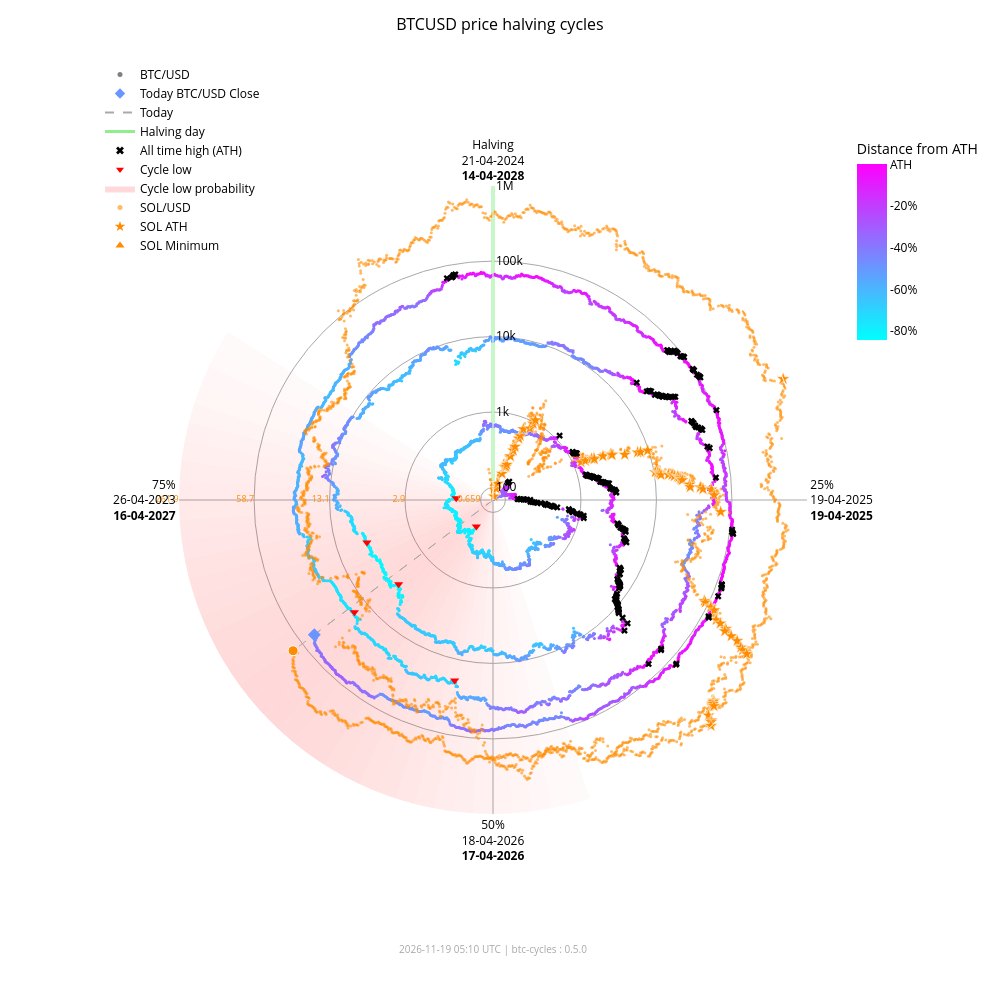

Source (notebook cell):
### Markdown cell above
### Interactive chart with overlay

### Code cell
fig_overlay_interactive = btc.plot(
    kind="interactive",
    from_date="2012-11-28",
    overlay=sol,
)
fig_overlay_interactive.show(config={"scrollZoom": True, "displayModeBar": True})

### Figure 1 — Plotly figure (JSON) as saved in the notebook; plotly's stock layout.template omitted (floating-point values rounded to 4 significant figures; data arrays with more than 128 entries replaced by an {"elided": "..."} marker saying what was removed)
{"data": [{"fill": "toself", "fillcolor": "rgba(255,0,0,0.018306980149439524)", "hoverinfo": "skip", "line": {"width": 0}, "mode": "lines", "r": [68.43, 1000000, 1000000, 68.43, 68.43], "showlegend": false, "theta": [162.0, 162.0, 165.6, 165.6, 162.0], "type": "scatterpolar"}, {"fill": "toself", "fillcolor": "rgba(255,0,0,0.02405911634527998)", "hoverinfo": "skip", "line": {"width": 0}, "mode": "lines", "r": [68.43, 1000000, 1000000, 68.43, 68.43], "showlegend": false, "theta": [165.6, 165.6, 169.2, 169.2, 165.6], "type": "scatterpolar"}, {"fill": "toself", "fillcolor": "rgba(255,0,0,0.030803449372254352)", "hoverinfo": "skip", "line": {"width": 0}, "mode": "lines", "r": [68.43, 1000000, 1000000, 68.43, 68.43], "showlegend": false, "theta": [169.2, 169.2, 172.8, 172.8, 169.2], "type": "scatterpolar"}, {"fill": "toself", "fillcolor": "rgba(255,0,0,0.03847233586005252)", "hoverinfo": "skip", "line": {"width": 0}, "mode": "lines", "r": [68.43, 1000000, 1000000, 68.43, 68.43], "showlegend": false, "theta": [172.8, 172.8, 176.4, 176.4, 172.8], "type": "scatterpolar"}, {"fill": "toself", "fillcolor": "rgba(255,0,0,0.04694405159551339)", "hoverinfo": "skip", "line": {"width": 0}, "mode": "lines", "r": [68.43, 1000000, 1000000, 68.43, 68.43], "showlegend": false, "theta": [176.4, 176.4, 180.0, 180.0, 176.4], "type": "scatterpolar"}, {"fill": "toself", "fillcolor": "rgba(255,0,0,0.05605603979818329)", "hoverinfo": "skip", "line": {"width": 0}, "mode": "lines", "r": [68.43, 1000000, 1000000, 68.43, 68.43], "showlegend": false, "theta": [180.0, 180.0, 183.6, 183.6, 180.0], "type": "scatterpolar"}, {"fill": "toself", "fillcolor": "rgba(255,0,0,0.06562330627802694)", "hoverinfo": "skip", "line": {"width": 0}, "mode": "lines", "r": [68.43, 1000000, 1000000, 68.43, 68.43], "showlegend": false, "theta": [183.6, 183.6, 187.2, 187.2, 183.6], "type": "scatterpolar"}, {"fill": "toself", "fillcolor": "rgba(255,0,0,0.07545707932574237)", "hoverinfo": "skip", "line": {"width": 0}, "mode": "lines", "r": [68.43, 1000000, 1000000, 68.43, 68.43], "showlegend": false, "theta": [187.2, 187.2, 190.8, 190.8, 187.2], "type": "scatterpolar"}, {"fill": "toself", "fillcolor": "rgba(255,0,0,0.08537841060169407)", "hoverinfo": "skip", "line": {"width": 0}, "mode": "lines", "r": [68.43, 1000000, 1000000, 68.43, 68.43], "showlegend": false, "theta": [190.8, 190.8, 194.4, 194.4, 190.8], "type": "scatterpolar"}, {"fill": "toself", "fillcolor": "rgba(255,0,0,0.09522272137134848)", "hoverinfo": "skip", "line": {"width": 0}, "mode": "lines", "r": [68.43, 1000000, 1000000, 68.43, 68.43], "showlegend": false, "theta": [194.4, 194.4, 198.0, 198.0, 194.4], "type": "scatterpolar"}, {"fill": "toself", "fillcolor": "rgba(255,0,0,0.10483418800389058)", "hoverinfo": "skip", "line": {"width": 0}, "mode": "lines", "r": [68.43, 1000000, 1000000, 68.43, 68.43], "showlegend": false, "theta": [198.0, 198.0, 201.6, 201.6, 198.0], "type": "scatterpolar"}, {"fill": "toself", "fillcolor": "rgba(255,0,0,0.11405248627197925)", "hoverinfo": "skip", "line": {"width": 0}, "mode": "lines", "r": [68.43, 1000000, 1000000, 68.43, 68.43], "showlegend": false, "theta": [201.6, 201.6, 205.2, 205.2, 201.6], "type": "scatterpolar"}, {"fill": "toself", "fillcolor": "rgba(255,0,0,0.12269756305009562)", "hoverinfo": "skip", "line": {"width": 0}, "mode": "lines", "r": [68.43, 1000000, 1000000, 68.43, 68.43], "showlegend": false, "theta": [205.2, 205.2, 208.8, 208.8, 205.2], "type": "scatterpolar"}, {"fill": "toself", "fillcolor": "rgba(255,0,0,0.13055959037792858)", "hoverinfo": "skip", "line": {"width": 0}, "mode": "lines", "r": [68.43, 1000000, 1000000, 68.43, 68.43], "showlegend": false, "theta": [208.8, 208.8, 212.4, 212.4, 208.8], "type": "scatterpolar"}, {"fill": "toself", "fillcolor": "rgba(255,0,0,0.13740037014073872)", "hoverinfo": "skip", "line": {"width": 0}, "mode": "lines", "r": [68.43, 1000000, 1000000, 68.43, 68.43], "showlegend": false, "theta": [212.4, 212.4, 216.0, 216.0, 212.4], "type": "scatterpolar"}, {"fill": "toself", "fillcolor": "rgba(255,0,0,0.14296927208088228)", "hoverinfo": "skip", "line": {"width": 0}, "mode": "lines", "r": [68.43, 1000000, 1000000, 68.43, 68.43], "showlegend": false, "theta": [216.0, 216.0, 219.6, 219.6, 216.0], "type": "scatterpolar"}, {"fill": "toself", "fillcolor": "rgba(255,0,0,0.14703219887325494)", "hoverinfo": "skip", "line": {"width": 0}, "mode": "lines", "r": [68.43, 1000000, 1000000, 68.43, 68.43], "showlegend": false, "theta": [219.6, 219.6, 223.2, 223.2, 219.6], "type": "scatterpolar"}, {"fill": "toself", "fillcolor": "rgba(255,0,0,0.14940752827264187)", "hoverinfo": "skip", "line": {"width": 0}, "mode": "lines", "r": [68.43, 1000000, 1000000, 68.43, 68.43], "showlegend": false, "theta": [223.2, 223.2, 226.8, 226.8, 223.2], "type": "scatterpolar"}, {"fill": "toself", "fillcolor": "rgba(255,0,0,0.15)", "hoverinfo": "skip", "line": {"width": 0}, "mode": "lines", "r": [68.43, 1000000, 1000000, 68.43, 68.43], "showlegend": false, "theta": [226.8, 226.8, 230.4, 230.4, 226.8], "type": "scatterpolar"}, {"fill": "toself", "fillcolor": "rgba(255,0,0,0.14882314851976614)", "hoverinfo": "skip", "line": {"width": 0}, "mode": "lines", "r": [68.43, 1000000, 1000000, 68.43, 68.43], "showlegend": false, "theta": [230.4, 230.4, 234.0, 234.0, 230.4], "type": "scatterpolar"}, {"fill": "toself", "fillcolor": "rgba(255,0,0,0.14600334989350275)", "hoverinfo": "skip", "line": {"width": 0}, "mode": "lines", "r": [68.43, 1000000, 1000000, 68.43, 68.43], "showlegend": false, "theta": [234.0, 234.0, 237.6, 237.6, 234.0], "type": "scatterpolar"}, {"fill": "toself", "fillcolor": "rgba(255,0,0,0.14176315293000513)", "hoverinfo": "skip", "line": {"width": 0}, "mode": "lines", "r": [68.43, 1000000, 1000000, 68.43, 68.43], "showlegend": false, "theta": [237.6, 237.6, 241.2, 241.2, 237.6], "type": "scatterpolar"}, {"fill": "toself", "fillcolor": "rgba(255,0,0,0.1363869302869166)", "hoverinfo": "skip", "line": {"width": 0}, "mode": "lines", "r": [68.43, 1000000, 1000000, 68.43, 68.43], "showlegend": false, "theta": [241.2, 241.2, 244.8, 244.8, 241.2], "type": "scatterpolar"}, {"fill": "toself", "fillcolor": "rgba(255,0,0,0.13017643696734477)", "hoverinfo": "skip", "line": {"width": 0}, "mode": "lines", "r": [68.43, 1000000, 1000000, 68.43, 68.43], "showlegend": false, "theta": [244.8, 244.8, 248.4, 248.4, 244.8], "type": "scatterpolar"}, {"fill": "toself", "fillcolor": "rgba(255,0,0,0.1234063302665758)", "hoverinfo": "skip", "line": {"width": 0}, "mode": "lines", "r": [68.43, 1000000, 1000000, 68.43, 68.43], "showlegend": false, "theta": [248.4, 248.4, 252.0, 252.0, 248.4], "type": "scatterpolar"}, {"fill": "toself", "fillcolor": "rgba(255,0,0,0.11628949020714345)", "hoverinfo": "skip", "line": {"width": 0}, "mode": "lines", "r": [68.43, 1000000, 1000000, 68.43, 68.43], "showlegend": false, "theta": [252.0, 252.0, 255.6, 255.6, 252.0], "type": "scatterpolar"}, {"fill": "toself", "fillcolor": "rgba(255,0,0,0.108959277972535)", "hoverinfo": "skip", "line": {"width": 0}, "mode": "lines", "r": [68.43, 1000000, 1000000, 68.43, 68.43], "showlegend": false, "theta": [255.6, 255.6, 259.2, 259.2, 255.6], "type": "scatterpolar"}, {"fill": "toself", "fillcolor": "rgba(255,0,0,0.1014715299920515)", "hoverinfo": "skip", "line": {"width": 0}, "mode": "lines", "r": [68.43, 1000000, 1000000, 68.43, 68.43], "showlegend": false, "theta": [259.2, 259.2, 262.8, 262.8, 259.2], "type": "scatterpolar"}, {"fill": "toself", "fillcolor": "rgba(255,0,0,0.09382430417652897)", "hoverinfo": "skip", "line": {"width": 0}, "mode": "lines", "r": [68.43, 1000000, 1000000, 68.43, 68.43], "showlegend": false, "theta": [262.8, 262.8, 266.4, 266.4, 262.8], "type": "scatterpolar"}, {"fill": "toself", "fillcolor": "rgba(255,0,0,0.08598937207621672)", "hoverinfo": "skip", "line": {"width": 0}, "mode": "lines", "r": [68.43, 1000000, 1000000, 68.43, 68.43], "showlegend": false, "theta": [266.4, 266.4, 270.0, 270.0, 266.4], "type": "scatterpolar"}, {"fill": "toself", "fillcolor": "rgba(255,0,0,0.07794710108398434)", "hoverinfo": "skip", "line": {"width": 0}, "mode": "lines", "r": [68.43, 1000000, 1000000, 68.43, 68.43], "showlegend": false, "theta": [270.0, 270.0, 273.6, 273.6, 270.0], "type": "scatterpolar"}, {"fill": "toself", "fillcolor": "rgba(255,0,0,0.06971614429145927)", "hoverinfo": "skip", "line": {"width": 0}, "mode": "lines", "r": [68.43, 1000000, 1000000, 68.43, 68.43], "showlegend": false, "theta": [273.6, 273.6, 277.2, 277.2, 273.6], "type": "scatterpolar"}, {"fill": "toself", "fillcolor": "rgba(255,0,0,0.061371174705723626)", "hoverinfo": "skip", "line": {"width": 0}, "mode": "lines", "r": [68.43, 1000000, 1000000, 68.43, 68.43], "showlegend": false, "theta": [277.2, 277.2, 280.8, 280.8, 277.2], "type": "scatterpolar"}, {"fill": "toself", "fillcolor": "rgba(255,0,0,0.05304520605236535)", "hoverinfo": "skip", "line": {"width": 0}, "mode": "lines", "r": [68.43, 1000000, 1000000, 68.43, 68.43], "showlegend": false, "theta": [280.8, 280.8, 284.4, 284.4, 280.8], "type": "scatterpolar"}, {"fill": "toself", "fillcolor": "rgba(255,0,0,0.044916938988340704)", "hoverinfo": "skip", "line": {"width": 0}, "mode": "lines", "r": [68.43, 1000000, 1000000, 68.43, 68.43], "showlegend": false, "theta": [284.4, 284.4, 288.0, 288.0, 284.4], "type": "scatterpolar"}, {"fill": "toself", "fillcolor": "rgba(255,0,0,0.0371870550186571)", "hoverinfo": "skip", "line": {"width": 0}, "mode": "lines", "r": [68.43, 1000000, 1000000, 68.43, 68.43], "showlegend": false, "theta": [288.0, 288.0, 291.6, 291.6, 288.0], "type": "scatterpolar"}, {"fill": "toself", "fillcolor": "rgba(255,0,0,0.030049603184432498)", "hoverinfo": "skip", "line": {"width": 0}, "mode": "lines", "r": [68.43, 1000000, 1000000, 68.43, 68.43], "showlegend": false, "theta": [291.6, 291.6, 295.2, 295.2, 291.6], "type": "scatterpolar"}, {"fill": "toself", "fillcolor": "rgba(255,0,0,0.023665126797805223)", "hoverinfo": "skip", "line": {"width": 0}, "mode": "lines", "r": [68.43, 1000000, 1000000, 68.43, 68.43], "showlegend": false, "theta": [295.2, 295.2, 298.8, 298.8, 295.2], "type": "scatterpolar"}, {"fill": "toself", "fillcolor": "rgba(255,0,0,0.018141004067302662)", "hoverinfo": "skip", "line": {"width": 0}, "mode": "lines", "r": [68.43, 1000000, 1000000, 68.43, 68.43], "showlegend": false, "theta": [298.8, 298.8, 302.4, 302.4, 298.8], "type": "scatterpolar"}, {"hoverinfo": "skip", "line": {"color": "darkgrey", "dash": "dash", "width": 1}, "mode": "lines", "r": [68.43, 62990.0], "showlegend": false, "theta": [233.0, 233.0], "type": "scatterpolar"}, {"hoverinfo": "skip", "line": {"color": "darkgrey", "dash": "dash", "width": 1}, "mode": "lines", "r": [68.43, 141900.0], "showlegend": false, "theta": [233.0, 233.0], "type": "scatterpolar"}, {"hoverinfo": "skip", "line": {"color": "lightgreen", "width": 3}, "mode": "lines", "r": [68.43, 1000000], "showlegend": false, "theta": [0, 0], "type": "scatterpolar"}, {"hoverinfo": "text", "marker": {"color": {"elided": "4954 str values"}, "size": 3}, "mode": "markers", "r": {"elided": "4954 float values"}, "showlegend": false, "text": {"elided": "4954 str values"}, "theta": {"elided": "4954 float values"}, "type": "scatterpolar"}, {"hoverinfo": "text", "marker": {"color": "#FF8C00", "opacity": 0.6, "size": 3}, "mode": "markers", "r": {"elided": "2414 float values"}, "showlegend": false, "text": {"elided": "2414 str values"}, "theta": {"elided": "2414 float values"}, "type": "scatterpolar"}, {"hoverinfo": "text", "marker": {"color": "#6a95ff", "size": 10, "symbol": "diamond"}, "mode": "markers", "r": [62990.0], "showlegend": false, "text": ["Today<br>Date: 2026-11-18<br>Price: $62,987.27"], "theta": [233.0], "type": "scatterpolar"}, {"hoverinfo": "text", "marker": {"color": "#FF8C00", "line": {"color": "white", "width": 1}, "size": 10, "symbol": "circle"}, "mode": "markers", "r": [141900.0], "showlegend": false, "text": ["Today SOL<br>Date: 2026-11-18<br>Price: $73.62"], "theta": [233.0], "type": "scatterpolar"}, {"hoverinfo": "text", "marker": {"color": "#FF8C00", "line": {"color": "white", "width": 0.5}, "size": 10, "symbol": "star"}, "mode": "markers", "r": [68.43, 76.69, 98.28, 115.1, 160.2, 199.2, 200.3, 203.8, 217.3, 287.8, 349.8, 397.3, 523.3, 573.2, 718.1, 798.5, 948.0, 1078.0, 1271.0, 1461.0, 1785.0, 1908.0, 1917.0, 2530.0, 3215.0, 3302.0, 3322.0, 4795.0, 7121.0, 7760.0, 9679.0, 10370.0, 11210.0, 11600.0, 11830.0, 12190.0, 15220.0, 16990.0, 18090.0, 20010.0, 20730.0, 21720.0, 21920.0, 22700.0, 28100.0, 28410.0, 38550.0, 41750.0, 54000.0, 58230.0, 71670.0, 86520.0, 90770.0, 111800.0, 112400.0, 128500.0, 155700.0, 182600.0, 229400.0, 231200.0, 295100.0, 371400.0, 451600.0, 493500.0, 583700.0, 612100.0, 618900.0, 644000.0, 686600.0, 744100.0, 879500.0, 907500.0, 980900.0, 1000000.0], "showlegend": false, "text": ["SOL ATH<br>Date: 2020-04-10<br>Price: $0.95", "SOL ATH<br>Date: 2020-07-12<br>Price: $1.02", "SOL ATH<br>Date: 2020-07-13<br>Price: $1.18", "SOL ATH<br>Date: 2020-07-15<br>Price: $1.29", "SOL ATH<br>Date: 2020-07-26<br>Price: $1.57", "SOL ATH<br>Date: 2020-07-27<br>Price: $1.78", "SOL ATH<br>Date: 2020-07-28<br>Price: $1.78", "SOL ATH<br>Date: 2020-08-03<br>Price: $1.80", "SOL ATH<br>Date: 2020-08-04<br>Price: $1.87", "SOL ATH<br>Date: 2020-08-06<br>Price: $2.21", "SOL ATH<br>Date: 2020-08-08<br>Price: $2.47", "SOL ATH<br>Date: 2020-08-09<br>Price: $2.67", "SOL ATH<br>Date: 2020-08-10<br>Price: $3.13", "SOL ATH<br>Date: 2020-08-11<br>Price: $3.30", "SOL ATH<br>Date: 2020-08-12<br>Price: $3.77", "SOL ATH<br>Date: 2020-08-28<br>Price: $4.01", "SOL ATH<br>Date: 2020-08-30<br>Price: $4.44", "SOL ATH<br>Date: 2020-08-31<br>Price: $4.78", "SOL ATH<br>Date: 2021-02-02<br>Price: $5.27", "SOL ATH<br>Date: 2021-02-03<br>Price: $5.72", "SOL ATH<br>Date: 2021-02-04<br>Price: $6.43", "SOL ATH<br>Date: 2021-02-05<br>Price: $6.68", "SOL ATH<br>Date: 2021-02-07<br>Price: $6.70", "SOL ATH<br>Date: 2021-02-08<br>Price: $7.88", "SOL ATH<br>Date: 2021-02-10<br>Price: $9.07", "SOL ATH<br>Date: 2021-02-11<br>Price: $9.22", "SOL ATH<br>Date: 2021-02-12<br>Price: $9.25", "SOL ATH<br>Date: 2021-02-19<br>Price: $11.47", "SOL ATH<br>Date: 2021-02-22<br>Price: $14.45", "SOL ATH<br>Date: 2021-02-23<br>Price: $15.20", "SOL ATH<br>Date: 2021-02-24<br>Price: $17.30", "SOL ATH<br>Date: 2021-03-28<br>Price: $18.02", "SOL ATH<br>Date: 2021-03-29<br>Price: $18.85", "SOL ATH<br>Date: 2021-03-30<br>Price: $19.23", "SOL ATH<br>Date: 2021-03-31<br>Price: $19.47", "SOL ATH<br>Date: 2021-04-02<br>Price: $19.81", "SOL ATH<br>Date: 2021-04-03<br>Price: $22.55", "SOL ATH<br>Date: 2021-04-04<br>Price: $24.06", "SOL ATH<br>Date: 2021-04-06<br>Price: $24.96", "SOL ATH<br>Date: 2021-04-07<br>Price: $26.48", "SOL ATH<br>Date: 2021-04-08<br>Price: $27.03", "SOL ATH<br>Date: 2021-04-09<br>Price: $27.78", "SOL ATH<br>Date: 2021-04-11<br>Price: $27.93", "SOL ATH<br>Date: 2021-04-12<br>Price: $28.51", "SOL ATH<br>Date: 2021-04-18<br>Price: $32.30", "SOL ATH<br>Date: 2021-04-21<br>Price: $32.51", "SOL ATH<br>Date: 2021-04-22<br>Price: $38.88", "SOL ATH<br>Date: 2021-04-24<br>Price: $40.74", "SOL ATH<br>Date: 2021-04-25<br>Price: $47.37", "SOL ATH<br>Date: 2021-05-01<br>Price: $49.51", "SOL ATH<br>Date: 2021-05-18<br>Price: $55.91", "SOL ATH<br>Date: 2021-08-16<br>Price: $62.43", "SOL ATH<br>Date: 2021-08-17<br>Price: $64.21", "SOL ATH<br>Date: 2021-08-18<br>Price: $72.54", "SOL ATH<br>Date: 2021-08-19<br>Price: $72.76", "SOL ATH<br>Date: 2021-08-20<br>Price: $78.72", "SOL ATH<br>Date: 2021-08-27<br>Price: $88.09", "SOL ATH<br>Date: 2021-08-28<br>Price: $96.70", "SOL ATH<br>Date: 2021-08-30<br>Price: $110.54", "SOL ATH<br>Date: 2021-09-01<br>Price: $111.03", "SOL ATH<br>Date: 2021-09-02<br>Price: $128.10", "SOL ATH<br>Date: 2021-09-03<br>Price: $146.58", "SOL ATH<br>Date: 2021-09-06<br>Price: $164.38", "SOL ATH<br>Date: 2021-09-07<br>Price: $173.15", "SOL ATH<br>Date: 2021-09-08<br>Price: $191.04", "SOL ATH<br>Date: 2021-10-22<br>Price: $196.43", "SOL ATH<br>Date: 2021-10-23<br>Price: $197.70", "SOL ATH<br>Date: 2021-10-24<br>Price: $202.36", "SOL ATH<br>Date: 2021-10-25<br>Price: $210.10", "SOL ATH<br>Date: 2021-11-02<br>Price: $220.24", "SOL ATH<br>Date: 2021-11-03<br>Price: $242.90", "SOL ATH<br>Date: 2021-11-04<br>Price: $247.39", "SOL ATH<br>Date: 2021-11-06<br>Price: $258.93", "SOL ATH<br>Date: 2025-01-18<br>Price: $261.87"], "theta": [352.0, 15.5, 15.75, 16.25, 19.0, 19.25, 19.5, 21.0, 21.25, 21.75, 22.25, 22.5, 22.75, 23.0, 23.25, 27.25, 27.75, 28.0, 66.75, 67.0, 67.25, 67.5, 68.0, 68.25, 68.75, 69.0, 69.25, 71.0, 71.75, 72.0, 72.25, 80.25, 80.5, 80.75, 81.0, 81.5, 81.75, 82.0, 82.5, 82.75, 83.0, 83.25, 83.75, 84.0, 85.5, 86.25, 86.5, 87.0, 87.25, 88.75, 93.0, 115.5, 115.8, 116.0, 116.2, 116.5, 118.2, 118.5, 119.0, 119.5, 119.8, 120.0, 120.7, 121.0, 121.3, 132.2, 132.5, 132.8, 133.0, 135.0, 135.2, 135.5, 136.0, 67.35], "type": "scatterpolar"}, {"hoverinfo": "text", "marker": {"color": "#FF8C00", "line": {"color": "white", "width": 0.5}, "size": 10, "symbol": "triangle-up"}, "mode": "markers", "r": [68.43], "showlegend": false, "text": ["SOL Minimum<br>Date: 2020-05-11<br>Price: $0.52"], "theta": [0.0], "type": "scatterpolar"}, {"hoverinfo": "text", "marker": {"color": "black", "size": 6, "symbol": "x"}, "mode": "markers", "r": {"elided": "182 float values"}, "showlegend": false, "text": {"elided": "182 str values"}, "theta": {"elided": "182 float values"}, "type": "scatterpolar"}, {"hoverinfo": "text", "marker": {"color": "red", "size": 8, "symbol": "triangle-down"}, "mode": "markers", "r": [178.1, 210.5, 3237.0, 3961.0, 19020.0, 15790.0], "showlegend": false, "text": ["Cycle Low<br>Date: 2015-01-14<br>Price: $178.10<br>ATH distance: -84.5%", "Cycle Low<br>Date: 2015-08-24<br>Price: $210.49<br>ATH distance: -81.7%", "Cycle Low<br>Date: 2018-12-15<br>Price: $3,236.76<br>ATH distance: -83.4%", "Cycle Low<br>Date: 2019-03-15<br>Price: $3,960.91<br>ATH distance: -79.7%", "Cycle Low<br>Date: 2022-06-18<br>Price: $19,017.64<br>ATH distance: -71.9%", "Cycle Low<br>Date: 2022-11-21<br>Price: $15,787.28<br>ATH distance: -76.6%"], "theta": [212.1, 272.7, 228.3, 251.4, 192.0, 231.0], "type": "scatterpolar"}, {"marker": {"color": "grey", "size": 5}, "mode": "markers", "name": "BTC/USD", "r": [null], "theta": [null], "type": "scatterpolar"}, {"marker": {"color": "#6a95ff", "size": 8, "symbol": "diamond"}, "mode": "markers", "name": "Today BTC/USD Close", "r": [null], "theta": [null], "type": "scatterpolar"}, {"line": {"color": "darkgrey", "dash": "dash"}, "mode": "lines", "name": "Today", "r": [null], "theta": [null], "type": "scatterpolar"}, {"line": {"color": "lightgreen", "width": 3}, "mode": "lines", "name": "Halving day", "r": [null], "theta": [null], "type": "scatterpolar"}, {"marker": {"color": "black", "size": 7, "symbol": "x"}, "mode": "markers", "name": "All time high (ATH)", "r": [null], "theta": [null], "type": "scatterpolar"}, {"marker": {"color": "red", "size": 7, "symbol": "triangle-down"}, "mode": "markers", "name": "Cycle low", "r": [null], "theta": [null], "type": "scatterpolar"}, {"fill": "toself", "fillcolor": "rgba(255,0,0,0.15)", "line": {"width": 0}, "mode": "lines", "name": "Cycle low probability", "r": [null], "theta": [null], "type": "scatterpolar"}, {"marker": {"color": "#FF8C00", "opacity": 0.6, "size": 5}, "mode": "markers", "name": "SOL/USD", "r": [null], "theta": [null], "type": "scatterpolar"}, {"marker": {"color": "#FF8C00", "size": 8, "symbol": "star"}, "mode": "markers", "name": "SOL ATH", "r": [null], "theta": [null], "type": "scatterpolar"}, {"marker": {"color": "#FF8C00", "size": 8, "symbol": "triangle-up"}, "mode": "markers", "name": "SOL Minimum", "r": [null], "theta": [null], "type": "scatterpolar"}, {"hoverinfo": "skip", "marker": {"cmax": 0, "cmin": -0.8453, "color": [0], "colorbar": {"len": 0.25, "ticktext": ["ATH", "-20%", "-40%", "-60%", "-80%", "-100%"], "tickvals": [0, -0.2, -0.4, -0.6, -0.8, -1.0], "title": {"text": "Distance from ATH"}, "x": 0.95, "y": 0.92, "yanchor": "top"}, "colorscale": {"elided": "256x2 mixed values"}, "showscale": true, "size": 0}, "mode": "markers", "r": [null], "showlegend": false, "theta": [null], "type": "scatterpolar"}, {"hoverinfo": "skip", "mode": "text", "r": [100, 1000, 10000, 100000, 1000000], "showlegend": false, "text": ["0.659", "2.9", "13.1", "58.7", "261.9"], "textfont": {"color": "#FF8C00", "size": 9}, "textposition": "middle left", "theta": [270, 270, 270, 270, 270], "type": "scatterpolar"}], "layout": {"annotations": [{"font": {"color": "darkgrey", "size": 10}, "showarrow": false, "text": "2026-11-19 05:10 UTC | btc-cycles : 0.5.0", "x": 0.5, "xref": "paper", "y": -0.02, "yref": "paper"}], "font": {"color": "black"}, "height": 1000, "legend": {"bgcolor": "rgba(0,0,0,0)", "font": {"color": "black"}, "x": 0.0, "y": 1.0}, "margin": {"b": 60, "l": 100, "r": 80, "t": 60}, "paper_bgcolor": "white", "plot_bgcolor": "white", "polar": {"angularaxis": {"color": "black", "direction": "clockwise", "gridcolor": "darkgrey", "rotation": 90, "ticktext": ["Halving<br>21-04-2024<br><b>14-04-2028</b>", "25%<br>19-04-2025<br><b>19-04-2025</b>", "50%<br>18-04-2026<br><b>17-04-2026</b>", "75%<br>26-04-2023<br><b>16-04-2027</b>"], "tickvals": [0, 90, 180, 270]}, "bgcolor": "white", "domain": {"x": [0.1, 0.9], "y": [0.05, 0.95]}, "radialaxis": {"angle": 90, "color": "black", "gridcolor": "darkgrey", "range": [1.835, 6.0], "tickangle": 90, "ticktext": ["100", "1k", "10k", "100k", "1M"], "tickvals": [100, 1000, 10000, 100000, 1000000], "type": "log"}}, "title": {"font": {"color": "black", "size": 16}, "text": "BTCUSD price halving cycles", "x": 0.5}, "width": 1000}}
